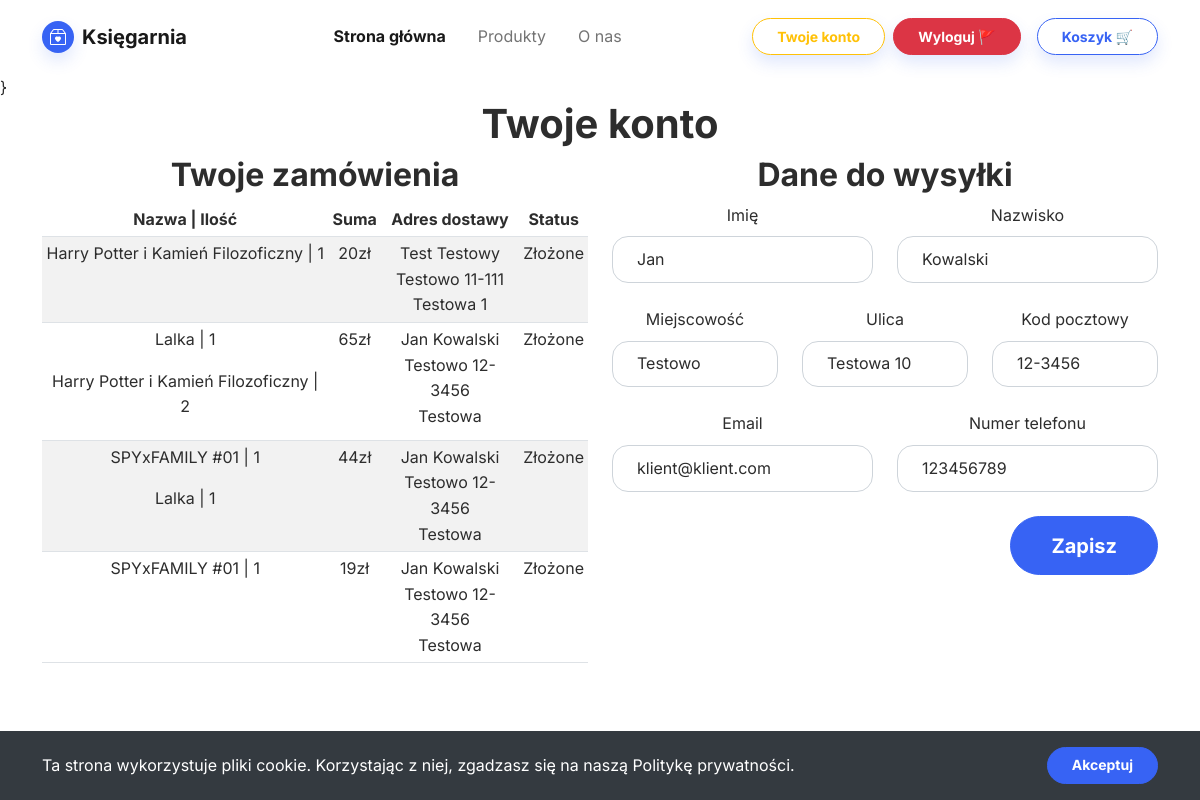
The page /customer_page.php (signed in) on the database its author committed.
### tables this page shows
CREATE TABLE `orderdetail` (
  `id` int(11) NOT NULL,
  `idOrder` int(11) NOT NULL,
  `idProduct` int(11) NOT NULL,
  `quantity` int(11) NOT NULL
);

CREATE TABLE `products` (
  `id` int(11) NOT NULL,
  `name` varchar(250) NOT NULL,
  `description` varchar(1000) NOT NULL,
  `img` varchar(100) NOT NULL,
  `price` int(11) NOT NULL,
  `quantity` int(11) NOT NULL
);

CREATE TABLE `orders` (
  `id` int(11) NOT NULL,
  `idUser` int(11) NOT NULL,
  `total` int(11) NOT NULL,
  `orderDate` date NOT NULL,
  `status` varchar(30) NOT NULL,
  `name` varchar(30) NOT NULL,
  `surname` varchar(30) NOT NULL,
  `city` varchar(100) NOT NULL,
  `street` varchar(100) NOT NULL,
  `post` varchar(10) NOT NULL,
  `email` varchar(50) NOT NULL,
  `phone` varchar(12) NOT NULL,
  `payment` varchar(30) NOT NULL
);

CREATE TABLE `shipping` (
  `id` int(11) NOT NULL,
  `name` varchar(30) NOT NULL,
  `surname` varchar(30) NOT NULL,
  `city` varchar(100) NOT NULL,
  `street` varchar(100) NOT NULL,
  `post` varchar(10) NOT NULL,
  `email` varchar(50) NOT NULL,
  `phone` varchar(12) NOT NULL,
  `userID` int(11) NOT NULL
);

### customer_page.php (the view, shortened to what this page needs)
<!DOCTYPE html>
<html lang="en">
<head>
    <link rel="stylesheet" href="assets/bootstrap/css/bootstrap.min.css">
</head>
<body>
    <?php require_once 'navbar.php'; ?>
    <div class="container text-center">
        <h1 class="text-center"><b>Twoje konto</b></h1>
        <div class="row">
            <div class="col col-md-6">
                <h2 class="text-center"><b>Twoje zamówienia</b></h2>
                <tbody>
                    <?php
                    require_once "database_connect.php";
                    function getOrders($connection)
                    {
                        $orders = array();
                        $user = $_SESSION['id'];
                        $sql = "SELECT * FROM orders WHERE $user = idUser";
                        $result = $connection->query($sql);
                        if ($result->num_rows > 0) {
                            while ($row = $result->fetch_assoc()) {
                                $orders[] = $row;
                            }
                        }
                        return $orders;
                    }
                    function getOrdersDetail($connection)
                    {
                        $ordersD = array();
                        $sql = "SELECT products.name AS productName, orderdetail.quantity AS quantity, orderdetail.idOrder FROM `products`, `orderdetail` WHERE products.id=orderdetail.idProduct";
                        $result = $connection->query($sql);
                        if ($result->num_rows > 0) {
                            while ($row = $result->fetch_assoc()) {
                                $ordersD[] = $row;
                            }
                        }
                        return $ordersD;
                    }
                    $orders = getOrders($connection);
                    if (empty($orders)) {
                        echo '<tr><h3>Nic jeszcze nie zamówiłeś.</h3></tr>';
                    } else {
                        echo '<table class="table table-striped table-hover table-sm">
                            <thead>
                                <tr>
                                    <th scope="col">Nazwa | Ilość</th>
                                    <th scope="col">Suma</th>
                                    <th scope="col">Adres dostawy</th>
                                    <th scope="col">Status</th>
                                </tr>
                            </thead>';
                        foreach ($orders as $order) {
                            echo '
                                <tr>
                                <td>';
                            foreach (getOrdersDetail($connection) as $orderD) {
                                if ($order['id'] == $orderD['idOrder']) {
                                    echo '
                                    <p>' . $orderD['productName'] . ' | ' . $orderD['quantity'] . '</p>';
                                }
                            }
                            echo '
                            </td>
                            <td>' . $order['total'] . 'zł</td>
                            <td>' . $order['name'] . ' ' . $order['surname'] . '<br>' . $order['city'] . ' ' . $order['post'] . '<br>' . $order['street'] . ' </td>
                            <td>' . $order['status'] . '</td>
                            </tr>';
                        }
                    }
                    ?>
                </tbody>
            </div>
            <div class="col col-md-6">
                <h2><b>Dane do wysyłki</b></h2>
                <form class="row g-4 needs-validation" action="add_shipping.php" method="post">
                    <?php
                    $user = $_SESSION['id'];
                    $sql = "SELECT * FROM shipping WHERE userID = $user";
                    $result = $connection->query($sql);
                    $row = $result->fetch_assoc();
                    if ($result->num_rows > 0) {
                        $name = $row['name'];
                        $surname = $row['surname'];
                        $city = $row['city'];
                        $street = $row['street'];
                        $post = $row['post'];
                        $email = $row['email'];
                        $phone = $row['phone'];
                    }
                    ?>
                    <div class="col-md-6">
                        <label for="name" class="form-label">Imię</label>
                        <input type="text" class="form-control" id="name" name="name" value="<?php echo $name; ?>" required>
                    </div>
                    <div class="col-md-6">
                        <label for="surname" class="form-label">Nazwisko</label>
                        <input type="text" class="form-control" id="surname" name="surname" value="<?php echo $surname; ?>" required>
                    </div>
                    <div class="col-md-4">
                        <label for="city" class="form-label">Miejscowość</label>
                        <input type="text" class="form-control" id="city" name="city" rows="3" value="<?php echo $city; ?>" required></input>
                    </div>
                    <div class="col-md-4">
                        <label for="street" class="form-label">Ulica</label>
                        <input type="text" class="form-control" id="street" name="street" rows="3" value="<?php echo $street; ?>" required></input>
                    </div>
                    <div class="col-md-4">
                        <label for="post" class="form-label">Kod pocztowy</label>
                        <input type="text" class="form-control" id="post" name="post" rows="3" value="<?php echo $post; ?>" required></input>
                    </div>
                    <div class="col-md-6">
                        <label for="email" class="form-label">Email</label>
                        <input type="email" class="form-control" id="email" name="email" value="<?php echo $email; ?>" required>
                    </div>
                    <div class="col-md-6">
                        <label for="phone" class="form-label">Numer telefonu</label>
                        <input type="tel" class="form-control" id="phone" name="phone" value="<?php echo $phone; ?>" required>
                    </div>
                    <div class="d-flex justify-content-end">
                        <button type="submit" class="btn btn-primary btn-lg ms-3">Zapisz</button>
                    </div>
                </form>
            </div>
        </div>
    </div>
</body>
</html>

### rows shown on the page
orders: total "20", name "Test", surname "Testowy", city "Testowo", post "11-111", street "Testowa 1", status "Złożone"
orderdetail: idProduct.name "Harry Potter i Kamień Filozoficzny", quantity "1"
orders: total "65", name "Jan", surname "Kowalski", city "Testowo", post "12-3456", street "Testowa", status "Złożone"
orderdetail: idProduct.name "Lalka", quantity "1"
orderdetail: idProduct.name "Harry Potter i Kamień Filozoficzny", quantity "2"
orders: total "44", name "Jan", surname "Kowalski", city "Testowo", post "12-3456", street "Testowa", status "Złożone"
orderdetail: idProduct.name "SPYxFAMILY #01", quantity "1"
orderdetail: idProduct.name "Lalka", quantity "1"
orders: total "19", name "Jan", surname "Kowalski", city "Testowo", post "12-3456", street "Testowa", status "Złożone"
orderdetail: idProduct.name "SPYxFAMILY #01", quantity "1"
shipping: name "Jan", surname "Kowalski", city "Testowo", street "Testowa 10", post "12-3456", email "klient@klient.com", phone "123456789"
